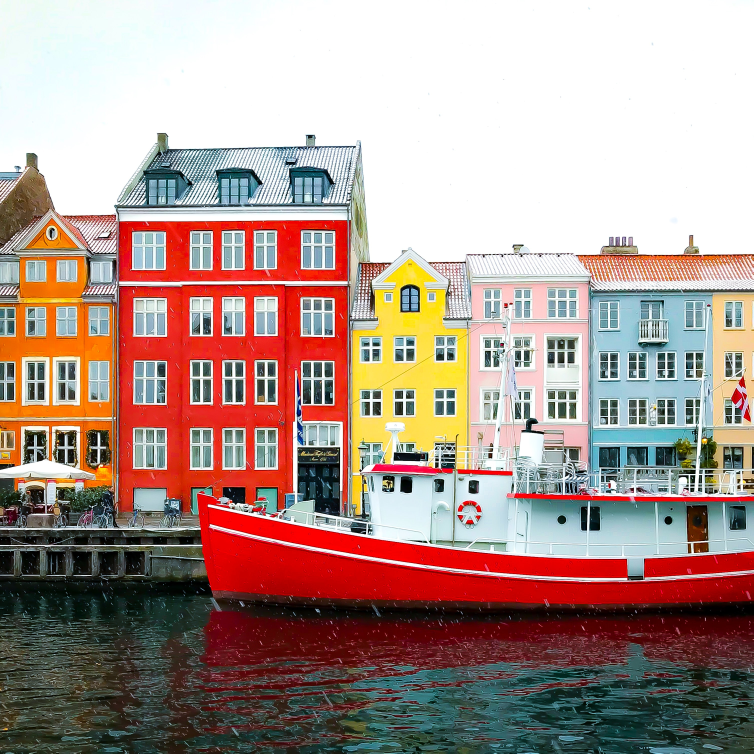
#> input picture spark/opencv/img/with boat.jpg, 3013 x 3013 px, found by its file name (shown at 1/4 size)
$ jupyter execute Project-1.ipynb
#> lines starting #> are read from the running program, lines starting #| are printed output that depends on the picture
[cell 1]
import cv2
import pandas as pd

img_path="img\with boat.jpg"
csv_path="colors.csv.txt"

#Reading csv file with pandas
csv=pd.read_csv(csv_path)
#> (reads spark/opencv/colors.csv.txt from the repository)
print(csv.head(10)) #shows 11 since we didn't add any header

## The above code shows index,name,color name,hex value,RED,GREEN,BLUE.

[cell 2]
##Reading and modifying CSV
index=['color','color_name','hex','R','G','B'] #adding header
csv=pd.read_csv(csv_path,names=index,header=None)
print(csv.head(10)) #look we got 11 values including header
print("lenght:{}".format(len(csv))) #total no.of rows in te data set

[cell 3]
#Some intial conditions for later use
clicked=False
r=g=b=x_pos=y_pos=0

[cell 4]
##Reading and modifying img
img=cv2.imread(img_path)
#> img is the input picture: shape (3013, 3013, 3); mean B, G, R 140.5, 148.6, 173.2
resize=cv2.resize(img,(800,600))
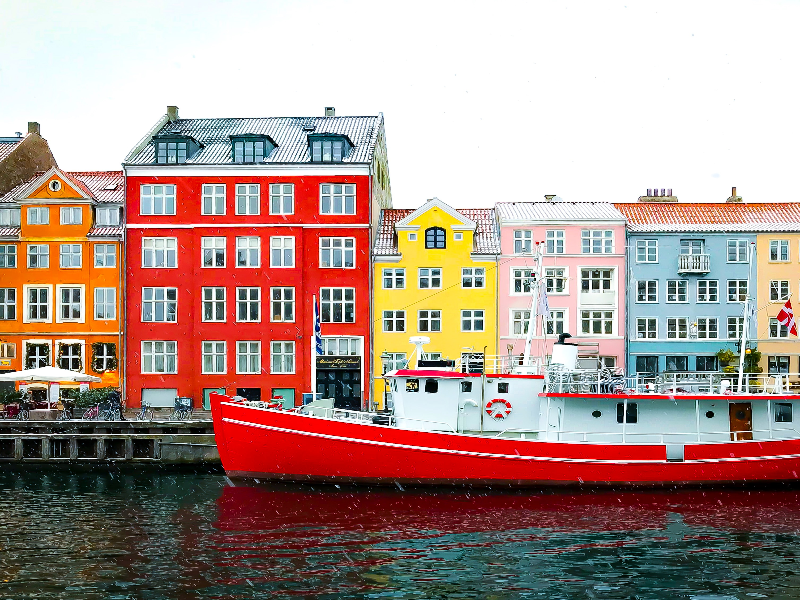
#> resize: shape (600, 800, 3); mean B, G, R 140.4, 148.5, 173.1
print(img) #when we try to print the img it will print the array of pixcels since,img is a collection of pixcels.
#> (printed output is left out)
print(resize)
#> (printed output is left out)

[cell 5]
def get_color_name(R, G, B):
    minimum = 10000
    for i in range(len(csv)):
        d = abs(R - int(csv.loc[i, "R"])) + abs(G - int(csv.loc[i, "G"])) + abs(B - int(csv.loc[i, "B"]))
        #print (d)
        if d <= minimum:
            minimum = d
            cname = csv.loc[i, "color_name"]
    return cname

[cell 6]
def draw_function(event,x,y,flags,params):
    if event == cv2.EVENT_LBUTTONDBLCLK:
        global clicked,r,g,b,x_pos,y_pos
        clicked=True
        x_pos=x
        y_pos=y
        print("x and y coordinates:",x,y) #Returns x and y position while button clicking
        b,g,r=img[y,x]
        b=int(b)
        g=int(g)
        r=int(r)
        print("BGR value:",b,g,r)

[cell 7]
cv2.namedWindow("output")
cv2.setMouseCallback("output",draw_function)

while True:

    cv2.imshow("output", resize)
    if clicked:

        # cv2.rectangle(image, start point, endpoint, color, thickness)-1 fills entire rectangle
        cv2.rectangle(resize, (20, 20), (750, 60), (b,g,r), -1)

        # Creating text string to display( Color name and RGB values )
        text = get_color_name(r, g, b) + ' R=' + str(r) + ' G=' + str(g) + ' B=' + str(b)

        # cv2.putText(img,text,start,font(0-7),fontScale,color,thickness,lineType )
        cv2.putText(resize, text, (50, 50), 2, 0.8, (255, 255, 255), 2, cv2.LINE_AA)

        # For very light colours we will display text in black colour
        if r + g + b >= 600:
            cv2.putText(resize, text, (50, 50), 2, 0.8, (0, 0, 0), 2, cv2.LINE_AA)

        clicked = False

     # Break the loop when user hits 'esc' key
    if cv2.waitKey(20) & 0xFF == 27:
#> (key Esc is pressed here)
